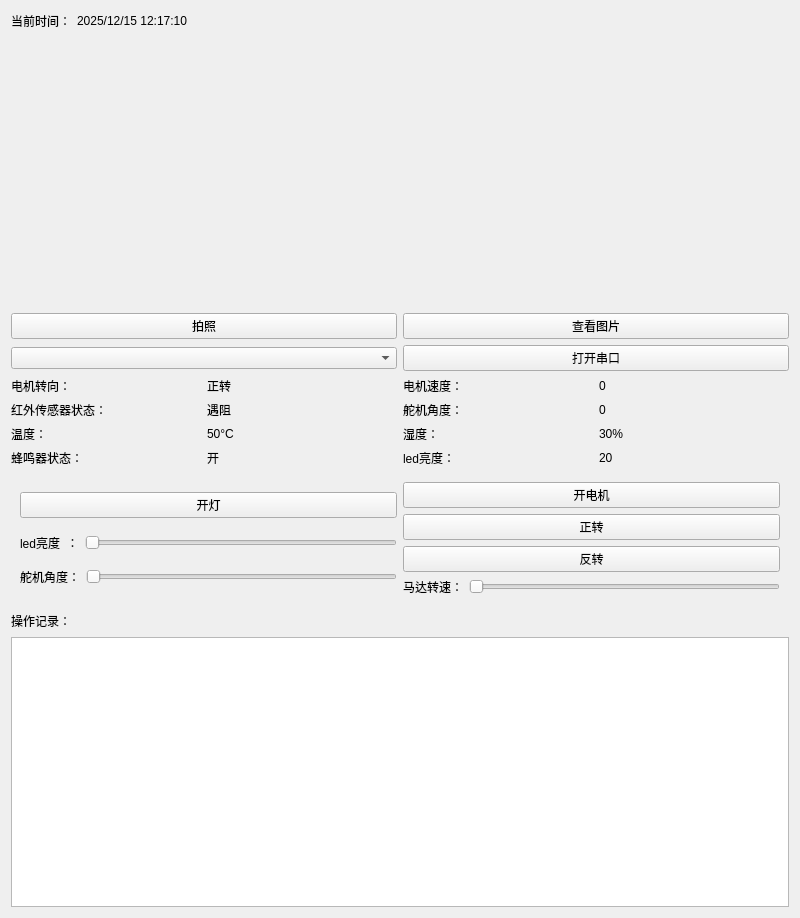
<?xml version="1.0" encoding="UTF-8"?>
<ui version="4.0">
 <class>Widget</class>
 <widget class="QWidget" name="Widget">
  <property name="geometry">
   <rect>
    <x>0</x>
    <y>0</y>
    <width>800</width>
    <height>918</height>
   </rect>
  </property>
  <property name="minimumSize">
   <size>
    <width>0</width>
    <height>250</height>
   </size>
  </property>
  <property name="windowTitle">
   <string>Widget</string>
  </property>
  <property name="styleSheet">
   <string notr="true">font: 20pt &quot;Ubuntu&quot;;</string>
  </property>
  <layout class="QVBoxLayout" name="verticalLayout_5">
   <item>
    <layout class="QHBoxLayout" name="horizontalLayout_11">
     <item>
      <widget class="QLabel" name="label_dangqianshijian">
       <property name="text">
        <string>当前时间：</string>
       </property>
      </widget>
     </item>
     <item>
      <widget class="QLabel" name="label_dangqianshijianvalue">
       <property name="text">
        <string>2025/12/15 12:17:10</string>
       </property>
      </widget>
     </item>
     <item>
      <spacer name="horizontalSpacer_2">
       <property name="orientation">
        <enum>Qt::Horizontal</enum>
       </property>
       <property name="sizeHint" stdset="0">
        <size>
         <width>40</width>
         <height>20</height>
        </size>
       </property>
      </spacer>
     </item>
    </layout>
   </item>
   <item>
    <layout class="QVBoxLayout" name="verticalLayout_4">
     <item>
      <widget class="MjpgStreamViewer" name="widget_camera" native="true">
       <property name="minimumSize">
        <size>
         <width>0</width>
         <height>270</height>
        </size>
       </property>
       <property name="maximumSize">
        <size>
         <width>16777215</width>
         <height>300</height>
        </size>
       </property>
      </widget>
     </item>
     <item>
      <layout class="QHBoxLayout" name="horizontalLayout_7">
       <item>
        <widget class="QPushButton" name="pushButton_paizhao">
         <property name="text">
          <string>拍照</string>
         </property>
        </widget>
       </item>
       <item>
        <widget class="QPushButton" name="pushButton_chakantupian">
         <property name="text">
          <string>查看图片</string>
         </property>
        </widget>
       </item>
      </layout>
     </item>
    </layout>
   </item>
   <item>
    <layout class="QVBoxLayout" name="verticalLayout">
     <item>
      <layout class="QHBoxLayout" name="horizontalLayout_4">
       <item>
        <widget class="QComboBox" name="comboBox"/>
       </item>
       <item>
        <widget class="QPushButton" name="pushButton_openserial">
         <property name="text">
          <string>打开串口</string>
         </property>
        </widget>
       </item>
      </layout>
     </item>
     <item>
      <layout class="QHBoxLayout" name="horizontalLayout_2">
       <item>
        <widget class="QLabel" name="label_dianjizhuanxiang">
         <property name="text">
          <string>电机转向：</string>
         </property>
        </widget>
       </item>
       <item>
        <widget class="QLabel" name="label_dianjizhuanxiangvalue">
         <property name="text">
          <string>正转</string>
         </property>
        </widget>
       </item>
       <item>
        <widget class="QLabel" name="label_dianjisudu">
         <property name="text">
          <string>电机速度：</string>
         </property>
        </widget>
       </item>
       <item>
        <widget class="QLabel" name="label_dianjisuduvalue">
         <property name="text">
          <string>0</string>
         </property>
        </widget>
       </item>
      </layout>
     </item>
     <item>
      <layout class="QHBoxLayout" name="horizontalLayout_3">
       <item>
        <widget class="QLabel" name="label_hongwaizhuangtai">
         <property name="text">
          <string>红外传感器状态：</string>
         </property>
        </widget>
       </item>
       <item>
        <widget class="QLabel" name="label_hongwaizhuangtaivalue">
         <property name="text">
          <string>遇阻</string>
         </property>
        </widget>
       </item>
       <item>
        <widget class="QLabel" name="label_duojijiaodu">
         <property name="text">
          <string>舵机角度：</string>
         </property>
        </widget>
       </item>
       <item>
        <widget class="QLabel" name="label_duojijiaoduvalue">
         <property name="text">
          <string>0</string>
         </property>
        </widget>
       </item>
      </layout>
     </item>
     <item>
      <layout class="QHBoxLayout" name="horizontalLayout_5">
       <item>
        <widget class="QLabel" name="label_wendu">
         <property name="text">
          <string>温度：</string>
         </property>
        </widget>
       </item>
       <item>
        <widget class="QLabel" name="label_wenduvalue">
         <property name="text">
          <string>50°C</string>
         </property>
        </widget>
       </item>
       <item>
        <widget class="QLabel" name="label_shidu">
         <property name="text">
          <string>湿度：</string>
         </property>
        </widget>
       </item>
       <item>
        <widget class="QLabel" name="label_shiduvalue">
         <property name="text">
          <string>30%</string>
         </property>
        </widget>
       </item>
      </layout>
     </item>
     <item>
      <layout class="QHBoxLayout" name="horizontalLayout_6">
       <item>
        <widget class="QLabel" name="label_fengmingqi">
         <property name="text">
          <string>蜂鸣器状态：</string>
         </property>
        </widget>
       </item>
       <item>
        <widget class="QLabel" name="label_fengmingqivalue">
         <property name="text">
          <string>开</string>
         </property>
        </widget>
       </item>
       <item>
        <widget class="QLabel" name="label_led">
         <property name="text">
          <string>led亮度：</string>
         </property>
        </widget>
       </item>
       <item>
        <widget class="QLabel" name="label_ledvalue">
         <property name="text">
          <string>20</string>
         </property>
        </widget>
       </item>
      </layout>
     </item>
    </layout>
   </item>
   <item>
    <widget class="QWidget" name="widget_2" native="true">
     <layout class="QHBoxLayout" name="horizontalLayout_12">
      <item>
       <layout class="QVBoxLayout" name="verticalLayout_2">
        <property name="sizeConstraint">
         <enum>QLayout::SetDefaultConstraint</enum>
        </property>
        <item>
         <widget class="QPushButton" name="pushButton_controlled">
          <property name="text">
           <string>开灯</string>
          </property>
         </widget>
        </item>
        <item>
         <layout class="QHBoxLayout" name="horizontalLayout">
          <item>
           <widget class="QLabel" name="label">
            <property name="text">
             <string>led亮度  ：</string>
            </property>
           </widget>
          </item>
          <item>
           <widget class="QSlider" name="horizontalSlider_led">
            <property name="maximum">
             <number>100</number>
            </property>
            <property name="orientation">
             <enum>Qt::Horizontal</enum>
            </property>
           </widget>
          </item>
         </layout>
        </item>
        <item>
         <layout class="QHBoxLayout" name="horizontalLayout_8">
          <item>
           <widget class="QLabel" name="label_2">
            <property name="text">
             <string>舵机角度：</string>
            </property>
           </widget>
          </item>
          <item>
           <widget class="QSlider" name="horizontalSlider_servo">
            <property name="maximum">
             <number>180</number>
            </property>
            <property name="orientation">
             <enum>Qt::Horizontal</enum>
            </property>
           </widget>
          </item>
         </layout>
        </item>
       </layout>
      </item>
      <item>
       <layout class="QVBoxLayout" name="verticalLayout_3">
        <item>
         <widget class="QPushButton" name="pushButton_controlmotor">
          <property name="text">
           <string>开电机</string>
          </property>
         </widget>
        </item>
        <item>
         <widget class="QPushButton" name="pushButton_motorforward">
          <property name="text">
           <string>正转</string>
          </property>
         </widget>
        </item>
        <item>
         <widget class="QPushButton" name="pushButton_motorback">
          <property name="text">
           <string>反转</string>
          </property>
         </widget>
        </item>
        <item>
         <layout class="QHBoxLayout" name="horizontalLayout_9">
          <item>
           <widget class="QLabel" name="label_3">
            <property name="text">
             <string>马达转速：</string>
            </property>
           </widget>
          </item>
          <item>
           <widget class="QSlider" name="horizontalSlider_motor">
            <property name="maximum">
             <number>100</number>
            </property>
            <property name="orientation">
             <enum>Qt::Horizontal</enum>
            </property>
           </widget>
          </item>
         </layout>
        </item>
       </layout>
      </item>
     </layout>
    </widget>
   </item>
   <item>
    <layout class="QHBoxLayout" name="horizontalLayout_10">
     <item>
      <widget class="QLabel" name="label_4">
       <property name="text">
        <string>操作记录：</string>
       </property>
      </widget>
     </item>
     <item>
      <spacer name="horizontalSpacer">
       <property name="orientation">
        <enum>Qt::Horizontal</enum>
       </property>
       <property name="sizeHint" stdset="0">
        <size>
         <width>40</width>
         <height>20</height>
        </size>
       </property>
      </spacer>
     </item>
    </layout>
   </item>
   <item>
    <widget class="QTableView" name="tableView_caozuojilu">
     <property name="minimumSize">
      <size>
       <width>0</width>
       <height>150</height>
      </size>
     </property>
    </widget>
   </item>
  </layout>
 </widget>
 <customwidgets>
  <customwidget>
   <class>MjpgStreamViewer</class>
   <extends>QWidget</extends>
   <header>mjpgstreamviewer.h</header>
   <container>1</container>
  </customwidget>
 </customwidgets>
 <resources/>
 <connections/>
</ui>
